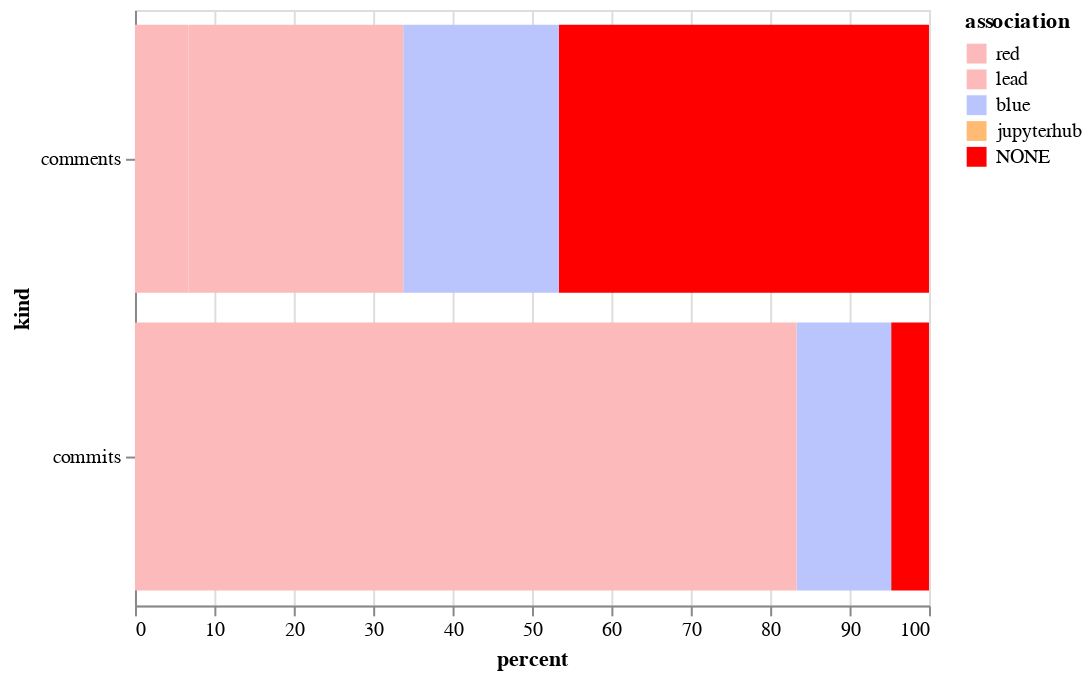

Notebook source saved alongside this figure:
### Code cell
alt.Chart(sum_both).mark_bar().encode(
    x='percent',
    y='kind',
    color=alt.Color('association', sort=["CONTRIBUTOR", "MEMBER", "NONE"], scale=color_scale)
)

### Figure 1 — Vega-Lite specification as saved in the notebook (floating-point values rounded to 4 significant figures)
{"$schema": "https://vega.github.io/schema/vega-lite/v2.6.0.json", "config": {"view": {"height": 300, "width": 400}}, "data": {"name": "data-1fda31c42dd010b73f41a5ab57d991de"}, "datasets": {"data-1fda31c42dd010b73f41a5ab57d991de": [{"association": "NONE", "kind": "comments", "percent": 46.62}, {"association": "blue", "kind": "comments", "percent": 19.59}, {"association": "lead", "kind": "comments", "percent": 27.03}, {"association": "red", "kind": "comments", "percent": 6.757}, {"association": "NONE", "kind": "commits", "percent": 4.762}, {"association": "blue", "kind": "commits", "percent": 11.9}, {"association": "lead", "kind": "commits", "percent": 83.33}]}, "encoding": {"color": {"field": "association", "scale": {"domain": ["red", "lead", "blue", "jupyterhub", "NONE"], "range": ["#fdbaba", "#fdbaba", "#bac5fd", "#ffbb74", "red"]}, "sort": ["CONTRIBUTOR", "MEMBER", "NONE"], "type": "nominal"}, "x": {"field": "percent", "type": "quantitative"}, "y": {"field": "kind", "type": "nominal"}}, "mark": "bar"}
